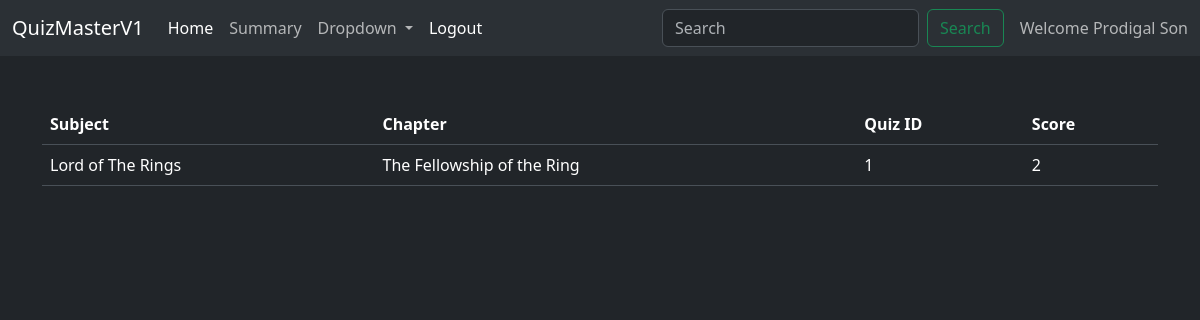
/allquizres (signed in), run on an earlier commit of the app's database.
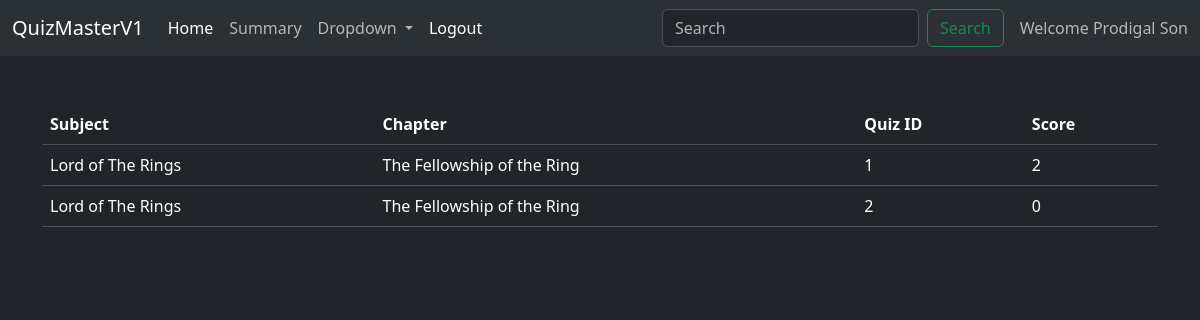
And on a later commit of the database.
### models/models.py (models this page shows)
class Scores(db.Model):
    id=db.Column(db.Integer, primary_key=True)
    q_id=db.Column(db.Integer,db.ForeignKey('quiz.id', ondelete="CASCADE"))
    u_id=db.Column(db.Integer,db.ForeignKey('users.id', ondelete="CASCADE"))
    score=db.Column(db.Integer,nullable=False)

class Subject(db.Model):
    id=db.Column(db.Integer, primary_key=True)
    name=db.Column(db.String,unique=True,nullable=False)
    description=db.Column(db.Text,nullable=True)
    chapters = db.relationship("Chapter", backref="subject", lazy=True)

class Chapter(db.Model):
    id=db.Column(db.Integer, primary_key=True)
    name=db.Column(db.String,nullable=False)
    s_id=db.Column(db.Integer,db.ForeignKey('subject.id', ondelete="CASCADE"))

class Quiz(db.Model):
    id=db.Column(db.Integer, primary_key=True)
    date=db.Column(db.Date, nullable=False)
    time_duration=db.Column(db.Integer,nullable=False)
    remarks=db.Column(db.Text)
    c_id=db.Column(db.Integer,db.ForeignKey('chapter.id',ondelete="CASCADE"))
    quest = db.relationship("Questions", backref="quiz", lazy=True)

### controllers/controllers.py (the view)
@app.route("/allquizres")
def allqres():
    id=session.get('id')
    results=db.session.query(Subject.name, Chapter.name, Quiz.id, Scores.score).join(Chapter, Subject.id==Chapter.s_id).join(Quiz, Quiz.c_id==Chapter.id).join(Scores,Scores.q_id==Quiz.id).filter(Scores.u_id==id).all()
    return render_template("quizresults.html",qres=results)

### templates/quizresults.html (shortened to what this page needs)
{% extends 'base.html' %}
{% block content %}
<br><br>
<div class="container">
    {%if qres%}
    <table class="table">
        <thead>
          <tr>
            <th scope="col">Subject</th>
            <th scope="col">Chapter</th>
            <th scope="col">Quiz ID</th>
            <th scope="col">Score</th>
          </tr>
        </thead>
        <tbody>
        {% for subject, chapter, quiz_id, score in qres %}
          <tr>
            <td>{{ subject }}</td>
            <td>{{ chapter }}</td>
            <td>{{ quiz_id }}</td>
            <td>{{ score }}</td>
        </tr>
        {%endfor%}
        </tbody>
      </table>
      {%endif%}
</div>
{% endblock %}

What changed in the data, as far as the page shows it:
added Scores: name "Lord of The Rings", name "The Fellowship of the Ring", quiz_id "2", score "0"
